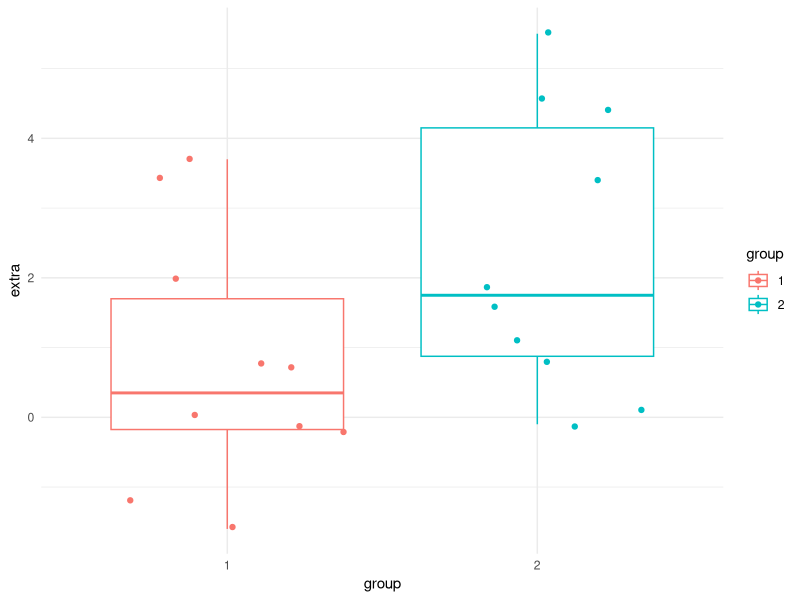
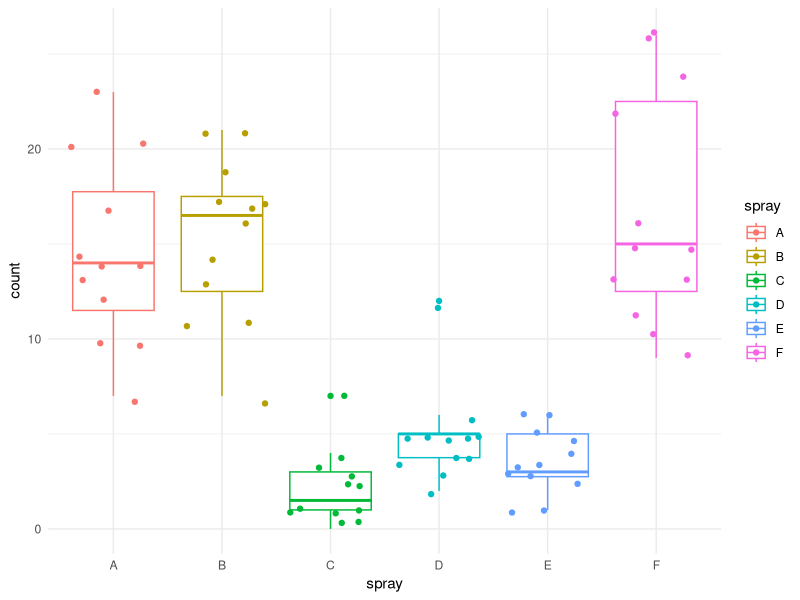
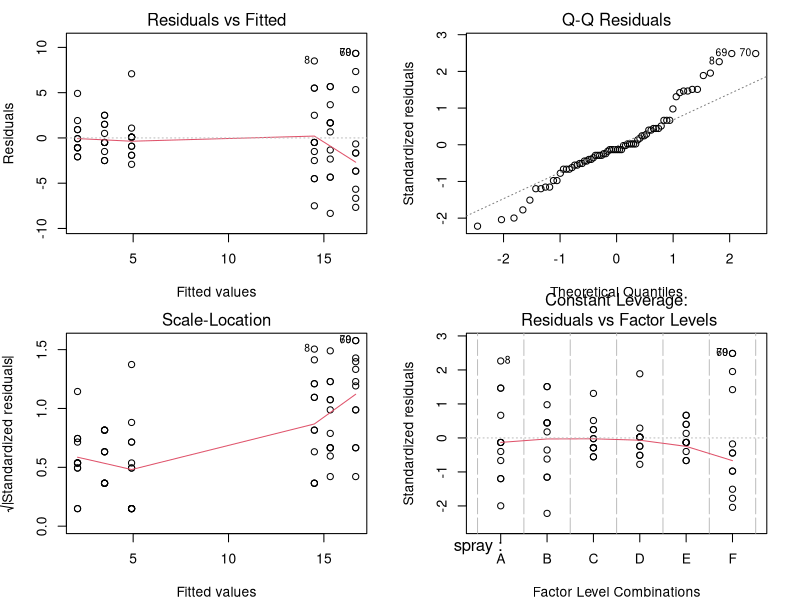
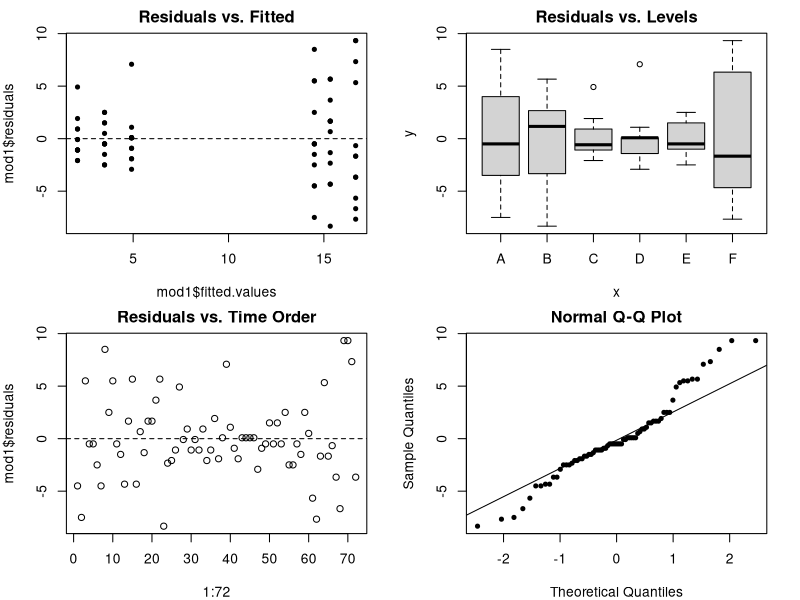
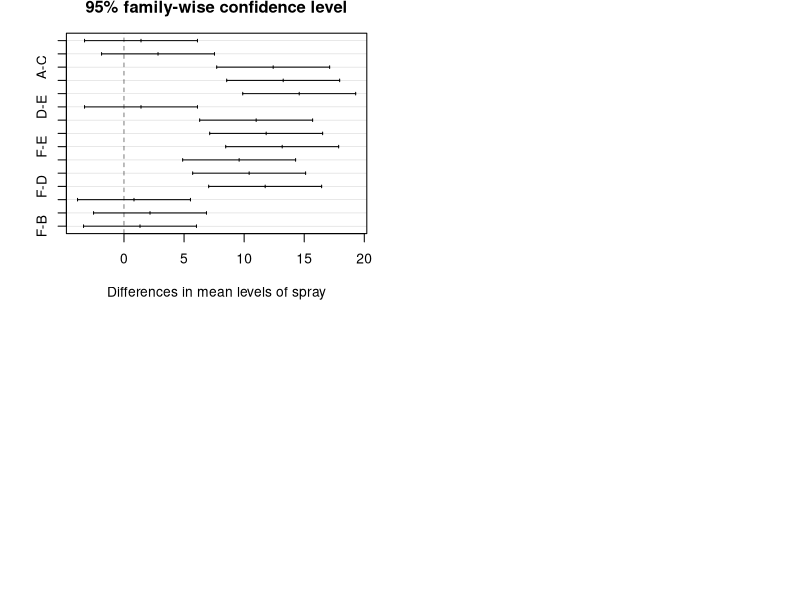
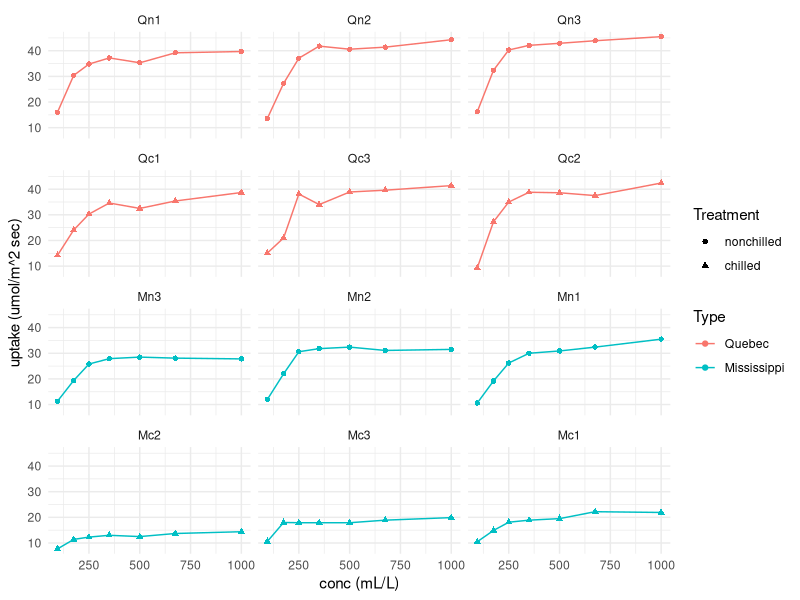

The R source for these figures, in order:
## ---- chunk 1
library(magrittr)
library(ggplot2)
## ---- chunk 2
ggplot(data = sleep, aes(x = group, y = extra, color = group)) +
  geom_boxplot() +
  geom_jitter() +
  theme_minimal()
## ---- chunk 3
ggplot(data = InsectSprays, aes(x = spray, y = count, color = spray)) +
  geom_boxplot() +
  geom_jitter() +
  theme_minimal()
## ---- chunk 4
mod1 <- aov(count ~ spray, data = InsectSprays)
## ---- chunk 5
summary(mod1)
## ---- chunk 6
qf(0.075, 5, 66, lower.tail = F)
## ---- chunk 7
names(mod1)
## ---- chunk 8
mod1$residuals
## ---- chunk 9
par(mar = c(4, 4, 2, 2), mfrow = c(2,2))
plot(mod1)
## ---- chunk 10
plot(mod1$fitted.values, mod1$residuals, main = "Residuals vs. Fitted", pch = 20)
abline(h = 0, lty = 2)
## ---- chunk 11
plot(mod1$model$spray, mod1$residuals, main = "Residuals vs. Levels" )
## ---- chunk 12
plot(1:72, mod1$residuals, main = "Residuals vs. Time Order")
abline(h = 0, lty = 2)
## ---- chunk 13
qqnorm(mod1$residuals, pch = 20)
qqline(mod1$residuals)
## ---- chunk 14
mod2 <- kruskal.test(count ~ spray, data = InsectSprays)
mod2
## ---- chunk 15
xbar = mean(InsectSprays[InsectSprays$spray == "A", "count"])
t_crit <- qt(0.025, mod1$df.residual, lower.tail = F)
s <- sqrt(sum((mod1$residuals)^2) / mod1$df.residual)
n <- sum(InsectSprays$spray == "A")
# 最后置信区间的上下限
c(xbar - t_crit * (s/ sqrt(n)), xbar + t_crit * (s/ sqrt(n)))
## ---- chunk 16
n1 <- sum(InsectSprays$spray == "A")
n2 <- sum(InsectSprays$spray == "C")

x1bar = mean(InsectSprays[InsectSprays$spray == "A", "count"])
x2bar = mean(InsectSprays[InsectSprays$spray == "C", "count"])
## ---- chunk 17
(x1bar - x2bar) - t_crit * s * sqrt( 1/ n1 + 1/n2)
(x1bar - x2bar) + t_crit * s * sqrt( 1/ n1 + 1/n2)
## ---- chunk 18
t_crit * s * sqrt( 1/ n1 + 1/n2)
## ---- chunk 19
mod3 <- TukeyHSD(mod1, ordered = TRUE)
mod3
## ---- chunk 20
q_crit <- qtukey(p = 0.05, nmeans = length(mod1$xlevels[[1]]), df = mod1$df.residual, lower.tail = F)
# mod1$df.residual 是 6 
hsd <- q_crit * s / sqrt(6)
hsd
## ---- chunk 21
plot(mod3)
## ---- chunk 22
ggplot(data = CO2, aes(x = conc, y = uptake, color = Type, shape = Treatment)) +
  geom_point() +
  geom_line() +
  facet_wrap(~Plant, ncol = 3) +
  theme_minimal() +
  labs(x = "conc (mL/L)", y = "uptake (umol/m^2 sec)")
## ---- chunk 23
data("OrchardSprays")
## ---- chunk 24
data("npk")
